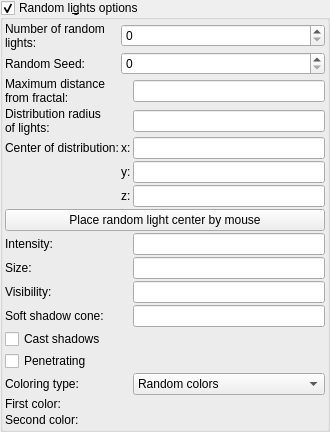
            <widget class="MyGroupBox" name="groupCheck_random_lights_group">
             <property name="toolTip">
              <string>&lt;html&gt;&lt;head/&gt;&lt;body&gt;&lt;p&gt;&lt;img src=":/tooltips/tooltips_images/random lights placement.png"/&gt;&lt;/p&gt;&lt;p&gt;&lt;span style=" font-weight:600;"&gt;Random seed: &lt;/span&gt;random seed for lights distribution &lt;/p&gt;&lt;p&gt;&lt;span style=" font-weight:600;"&gt;Maximum distance from the fractal: &lt;/span&gt;random lights are placed within this distance from the fractal surface &lt;/p&gt;&lt;p&gt;&lt;span style=" font-weight:600;"&gt;Centre of distribution X, Y, Z: &lt;/span&gt;the centre point for random light distribution. To set this point by mouse pointer, select &amp;quot;Set position of centre for random lights&amp;quot; in Mouse click function combo box in Mandelbulber Render Window &lt;/p&gt;&lt;p&gt;&lt;span style=" font-weight:600;"&gt;Distribution radius of lights: &lt;/span&gt;maximum distance from Centre of distribution where lights can be placed. The random lights appear in the region that matches the condition of being both within this radius and also within the maximum distance from fractal surface.&lt;/p&gt;&lt;p&gt;If this radius is too small to generate random lights, then the program will automatically increase this radius. &lt;/p&gt;&lt;/body&gt;&lt;/html&gt;</string>
             </property>
             <property name="title">
              <string>Random li&amp;ghts options</string>
             </property>
             <property name="checkable">
              <bool>true</bool>
             </property>
             <layout class="QVBoxLayout" name="verticalLayout_random_lights">
              <property name="spacing">
               <number>2</number>
              </property>
              <property name="leftMargin">
               <number>2</number>
              </property>
              <property name="topMargin">
               <number>2</number>
              </property>
              <property name="rightMargin">
               <number>2</number>
              </property>
              <property name="bottomMargin">
               <number>2</number>
              </property>
              <item>
               <layout class="QGridLayout" name="gridLayout_random_lights" columnstretch="0,0,0">
                <property name="spacing">
                 <number>2</number>
                </property>
                <item row="10" column="0">
                 <widget class="QLabel" name="label_random_lights_intensity_3">
                  <property name="text">
                   <string>Visibility:</string>
                  </property>
                 </widget>
                </item>
                <item row="4" column="0">
                 <widget class="QLabel" name="label_random_lights_center_of_distribution">
                  <property name="text">
                   <string>Center of distribution:</string>
                  </property>
                 </widget>
                </item>
                <item row="8" column="2">
                 <widget class="MyLineEdit" name="logedit_random_lights_intensity">
                  <property name="toolTip">
                   <string>&lt;html&gt;&lt;head/&gt;&lt;body&gt;&lt;p&gt;Per‑light brightness for auto‑generated random lights.&lt;/p&gt;&lt;p&gt;Does not depend on “Number of random lights” — adding more lights does not auto‑scale intensity. Increase for brighter illumination; very high values can cause overexposure. Adjust together with Visibility and Size for desired look.&lt;/p&gt;&lt;/body&gt;&lt;/html&gt;</string>
                  </property>
                 </widget>
                </item>
                <item row="2" column="2">
                 <widget class="MyLineEdit" name="logedit_random_lights_max_distance_from_fractal">
                  <property name="toolTip">
                   <string>&lt;html&gt;&lt;head/&gt;&lt;body&gt;&lt;p&gt;Maximum distance from the fractal surface used when placing auto-generated random lights. Only positions within this distance from the surface are accepted.&lt;/p&gt;&lt;p&gt;Lower values keep lights close to the surface; higher values allow them to float farther out. Very small values may slow placement or yield few/no lights. &lt;/p&gt;&lt;/body&gt;&lt;/html&gt;</string>
                  </property>
                 </widget>
                </item>
                <item row="8" column="0">
                 <widget class="QLabel" name="label_random_lights_intensity">
                  <property name="text">
                   <string>Intensity:</string>
                  </property>
                 </widget>
                </item>
                <item row="2" column="0">
                 <widget class="QLabel" name="label_random_lights_max_distance_from_fractal">
                  <property name="text">
                   <string>Maximum distance
from fractal:</string>
                  </property>
                 </widget>
                </item>
                <item row="14" column="0">
                 <widget class="QLabel" name="label_random_lights_intensity_5">
                  <property name="text">
                   <string>Coloring type:</string>
                  </property>
                 </widget>
                </item>
                <item row="5" column="2">
                 <widget class="MyLineEdit" name="vect3_random_lights_distribution_center_y">
                  <property name="sizePolicy">
                   <sizepolicy hsizetype="Minimum" vsizetype="Maximum">
                    <horstretch>0</horstretch>
                    <verstretch>0</verstretch>
                   </sizepolicy>
                  </property>
                  <property name="toolTip">
                   <string>&lt;html&gt;&lt;head/&gt;&lt;body&gt;&lt;p&gt;Center point (X/Y/Z) for placing auto-generated random lights. Lights are distributed around this point within the Distribution radius.&lt;/p&gt;&lt;p&gt;Use “Place random light center” to pick it with the mouse. Works together with “Maximum distance from fractal” to keep lights near the surface.&lt;/p&gt;&lt;/body&gt;&lt;/html&gt;</string>
                  </property>
                 </widget>
                </item>
                <item row="15" column="0">
                 <widget class="QLabel" name="label_random_lights_first_color">
                  <property name="text">
                   <string>First color:</string>
                  </property>
                 </widget>
                </item>
                <item row="9" column="0">
                 <widget class="QLabel" name="label_random_lights_intensity_2">
                  <property name="text">
                   <string>Size:</string>
                  </property>
                 </widget>
                </item>
                <item row="11" column="0">
                 <widget class="QLabel" name="label_random_lights_intensity_4">
                  <property name="text">
                   <string>Soft shadow cone:</string>
                  </property>
                 </widget>
                </item>
                <item row="1" column="0">
                 <widget class="QLabel" name="label_random_lights_random_seed">
                  <property name="text">
                   <string>Random Seed:</string>
                  </property>
                 </widget>
                </item>
                <item row="14" column="2">
                 <widget class="MyComboBox" name="comboBox_random_lights_coloring_type">
                  <property name="toolTip">
                   <string>&lt;html&gt;&lt;head/&gt;&lt;body&gt;&lt;p&gt;Choose how auto‑generated random lights are colored.&lt;/p&gt;&lt;p&gt;&lt;span style=" font-style:italic;"&gt;Random colors&lt;/span&gt; — each light gets a random color.&lt;/p&gt;&lt;p&gt;&lt;span style=" font-style:italic;"&gt;Single color&lt;/span&gt; — all lights use the First color.&lt;/p&gt;&lt;p&gt;&lt;span style=" font-style:italic;"&gt;Two colors&lt;/span&gt; — each light randomly uses the First or Second color.&lt;/p&gt;&lt;p&gt;&lt;span style=" font-style:italic;"&gt;Two colors based on distance&lt;/span&gt; — color blends between First and Second color based on the light’s distance to the fractal surface (closer → First, farther → Second).&lt;/p&gt;&lt;/body&gt;&lt;/html&gt;</string>
                  </property>
                  <item>
                   <property name="text">
                    <string>Random colors</string>
                   </property>
                  </item>
                  <item>
                   <property name="text">
                    <string>Single color</string>
                   </property>
                  </item>
                  <item>
                   <property name="text">
                    <string>Two colors</string>
                   </property>
                  </item>
                  <item>
                   <property name="text">
                    <string>Two colors based on distance</string>
                   </property>
                  </item>
                 </widget>
                </item>
                <item row="0" column="1" colspan="2">
                 <widget class="MySpinBox" name="spinboxInt_random_lights_number">
                  <property name="sizePolicy">
                   <sizepolicy hsizetype="Minimum" vsizetype="Maximum">
                    <horstretch>0</horstretch>
                    <verstretch>0</verstretch>
                   </sizepolicy>
                  </property>
                  <property name="toolTip">
                   <string>&lt;html&gt;&lt;head/&gt;&lt;body&gt;&lt;p&gt;Number of auto-generated random lights. &lt;/p&gt;&lt;p&gt;Lights are placed around the Center of distribution within the Distribution radius, constrained by Maximum distance from fractal, and initialized using the Random seed. &lt;/p&gt;&lt;p&gt;Higher values may slow rendering and clutter the scene.&lt;/p&gt;&lt;/body&gt;&lt;/html&gt;</string>
                  </property>
                  <property name="maximum">
                   <number>999999</number>
                  </property>
                 </widget>
                </item>
                <item row="1" column="1" colspan="2">
                 <widget class="MySpinBox" name="spinboxInt_random_lights_random_seed">
                  <property name="sizePolicy">
                   <sizepolicy hsizetype="Minimum" vsizetype="Maximum">
                    <horstretch>0</horstretch>
                    <verstretch>0</verstretch>
                   </sizepolicy>
                  </property>
                  <property name="toolTip">
                   <string>&lt;html&gt;&lt;head/&gt;&lt;body&gt;&lt;p&gt;Random seed for generating auto-created lights. With the same seed and settings, the random lights’ positions/colors are reproducible; change it to get a different arrangement.&lt;/p&gt;&lt;p&gt;Integer 0–999999. Does not change the number of lights, only their randomized outcome.&lt;/p&gt;&lt;/body&gt;&lt;/html&gt;</string>
                  </property>
                  <property name="maximum">
                   <number>999999</number>
                  </property>
                 </widget>
                </item>
                <item row="5" column="1">
                 <widget class="QLabel" name="label_distribution_y">
                  <property name="sizePolicy">
                   <sizepolicy hsizetype="Maximum" vsizetype="Preferred">
                    <horstretch>0</horstretch>
                    <verstretch>0</verstretch>
                   </sizepolicy>
                  </property>
                  <property name="text">
                   <string>y:</string>
                  </property>
                 </widget>
                </item>
                <item row="12" column="0" colspan="3">
                 <widget class="MyCheckBox" name="checkBox_random_lights_cast_shadows">
                  <property name="sizePolicy">
                   <sizepolicy hsizetype="Minimum" vsizetype="Maximum">
                    <horstretch>0</horstretch>
                    <verstretch>0</verstretch>
                   </sizepolicy>
                  </property>
                  <property name="toolTip">
                   <string>&lt;html&gt;&lt;head/&gt;&lt;body&gt;&lt;p&gt;Enable shadow casting for auto‑generated random lights.&lt;/p&gt;&lt;p&gt;When on, these lights occlude geometry and produce shadows. Turn off to use them as non‑shadowing fill lights and speed up rendering. For soft, blurry shadows, also enable “Calculate MC soft shadows” and adjust “Soft shadow cone”. Otherwise shadows are hard.&lt;/p&gt;&lt;/body&gt;&lt;/html&gt;</string>
                  </property>
                  <property name="text">
                   <string>Cast shadows</string>
                  </property>
                 </widget>
                </item>
                <item row="6" column="1">
                 <widget class="QLabel" name="label_distribution_z">
                  <property name="sizePolicy">
                   <sizepolicy hsizetype="Maximum" vsizetype="Preferred">
                    <horstretch>0</horstretch>
                    <verstretch>0</verstretch>
                   </sizepolicy>
                  </property>
                  <property name="text">
                   <string>z:</string>
                  </property>
                 </widget>
                </item>
                <item row="0" column="0">
                 <widget class="QLabel" name="label_random_lights_number">
                  <property name="text">
                   <string>Number of random
lights:</string>
                  </property>
                 </widget>
                </item>
                <item row="7" column="0" colspan="3">
                 <widget class="QPushButton" name="pushButton_place_random_lights_by_mouse">
                  <property name="sizePolicy">
                   <sizepolicy hsizetype="Minimum" vsizetype="Maximum">
                    <horstretch>0</horstretch>
                    <verstretch>0</verstretch>
                   </sizepolicy>
                  </property>
                  <property name="toolTip">
                   <string>&lt;html&gt;&lt;head/&gt;&lt;body&gt;&lt;p&gt;Pick the center for auto-generated random lights by clicking in the image.&lt;/p&gt;&lt;p&gt;Sets the mouse mode to “Place random light center”. On click, it also auto-sets Distribution radius to 50% and Maximum distance from fractal to 10% of the distance from the chosen center to the camera.&lt;/p&gt;&lt;/body&gt;&lt;/html&gt;</string>
                  </property>
                  <property name="text">
                   <string>Place random light center by mouse</string>
                  </property>
                 </widget>
                </item>
                <item row="16" column="0">
                 <widget class="QLabel" name="label_random_lights_second_color">
                  <property name="text">
                   <string>Second color:</string>
                  </property>
                 </widget>
                </item>
                <item row="3" column="2">
                 <widget class="MyLineEdit" name="logedit_random_lights_distribution_radius">
                  <property name="toolTip">
                   <string>&lt;html&gt;&lt;head/&gt;&lt;body&gt;&lt;p&gt;Radius of the area around the Center of distribution where auto-generated random lights are placed (±radius along X/Y/Z).&lt;/p&gt;&lt;p&gt;Increase to spread lights wider; decrease to cluster them near the center. Works with “Maximum distance from fractal” to keep lights near the surface. &lt;/p&gt;&lt;/body&gt;&lt;/html&gt;</string>
                  </property>
                 </widget>
                </item>
                <item row="4" column="2">
                 <widget class="MyLineEdit" name="vect3_random_lights_distribution_center_x">
                  <property name="sizePolicy">
                   <sizepolicy hsizetype="Minimum" vsizetype="Maximum">
                    <horstretch>0</horstretch>
                    <verstretch>0</verstretch>
                   </sizepolicy>
                  </property>
                  <property name="toolTip">
                   <string>&lt;html&gt;&lt;head/&gt;&lt;body&gt;&lt;p&gt;Center point (X/Y/Z) for placing auto-generated random lights. Lights are distributed around this point within the Distribution radius.&lt;/p&gt;&lt;p&gt;Use “Place random light center” to pick it with the mouse. Works together with “Maximum distance from fractal” to keep lights near the surface.&lt;/p&gt;&lt;/body&gt;&lt;/html&gt;</string>
                  </property>
                 </widget>
                </item>
                <item row="3" column="0">
                 <widget class="QLabel" name="label_random_lights_distribution_radius">
                  <property name="text">
                   <string>Distribution radius
of lights:</string>
                  </property>
                 </widget>
                </item>
                <item row="6" column="2">
                 <widget class="MyLineEdit" name="vect3_random_lights_distribution_center_z">
                  <property name="sizePolicy">
                   <sizepolicy hsizetype="Minimum" vsizetype="Maximum">
                    <horstretch>0</horstretch>
                    <verstretch>0</verstretch>
                   </sizepolicy>
                  </property>
                  <property name="toolTip">
                   <string>&lt;html&gt;&lt;head/&gt;&lt;body&gt;&lt;p&gt;Center point (X/Y/Z) for placing auto-generated random lights. Lights are distributed around this point within the Distribution radius.&lt;/p&gt;&lt;p&gt;Use “Place random light center” to pick it with the mouse. Works together with “Maximum distance from fractal” to keep lights near the surface.&lt;/p&gt;&lt;/body&gt;&lt;/html&gt;</string>
                  </property>
                 </widget>
                </item>
                <item row="4" column="1">
                 <widget class="QLabel" name="label_distribution_x">
                  <property name="sizePolicy">
                   <sizepolicy hsizetype="Maximum" vsizetype="Preferred">
                    <horstretch>0</horstretch>
                    <verstretch>0</verstretch>
                   </sizepolicy>
                  </property>
                  <property name="text">
                   <string>x:</string>
                  </property>
                 </widget>
                </item>
                <item row="11" column="2">
                 <widget class="MyLineEdit" name="logedit_random_lights_soft_shadow_cone">
                  <property name="toolTip">
                   <string>&lt;html&gt;&lt;head/&gt;&lt;body&gt;&lt;p&gt;Soft shadow cone angle for auto‑generated random lights (degrees).&lt;/p&gt;&lt;p&gt;Sets the angular radius used by Monte Carlo soft‑shadow sampling. 0 = hard, crisp shadows; higher values produce softer, blurrier shadows.&lt;/p&gt;&lt;p&gt;Effective when “Cast shadows” is on, and “Calculate MC soft shadows” is enabled.&lt;/p&gt;&lt;/body&gt;&lt;/html&gt;</string>
                  </property>
                 </widget>
                </item>
                <item row="13" column="0" colspan="3">
                 <widget class="MyCheckBox" name="checkBox_random_lights_penetrating">
                  <property name="sizePolicy">
                   <sizepolicy hsizetype="Minimum" vsizetype="Maximum">
                    <horstretch>0</horstretch>
                    <verstretch>0</verstretch>
                   </sizepolicy>
                  </property>
                  <property name="toolTip">
                   <string>&lt;html&gt;&lt;head/&gt;&lt;body&gt;&lt;p&gt;Allow auto‑generated random lights to penetrate geometry.&lt;/p&gt;&lt;p&gt;When enabled, these lights are partally blocked by objects and can illuminate through walls or inside cavities—useful as fill lights. For realistic, blocked lighting and shadows, turn this off.&lt;/p&gt;&lt;/body&gt;&lt;/html&gt;</string>
                  </property>
                  <property name="text">
                   <string>Penetrating</string>
                  </property>
                 </widget>
                </item>
                <item row="9" column="2">
                 <widget class="MyLineEdit" name="logedit_random_lights_size">
                  <property name="toolTip">
                   <string>&lt;html&gt;&lt;head/&gt;&lt;body&gt;&lt;p&gt;Emitter size (radius) of each auto‑generated random light.&lt;/p&gt;&lt;p&gt;Larger values behave more like area lights, producing softer shadows and broader highlights; smaller values approach point lights with sharper shadows. Very large sizes can flatten contrast.&lt;/p&gt;&lt;p&gt;Effective when “Random lights group” is enabled. Default: 0.1.&lt;/p&gt;&lt;/body&gt;&lt;/html&gt;</string>
                  </property>
                 </widget>
                </item>
                <item row="10" column="2">
                 <widget class="MyLineEdit" name="logedit_random_lights_visibility">
                  <property name="toolTip">
                   <string>&lt;html&gt;&lt;head/&gt;&lt;body&gt;&lt;p&gt;Brightness of the visible light source (glow/halo) for each auto‑generated random light.&lt;/p&gt;&lt;p&gt;Affects only how strongly the emitter itself is drawn on screen; it does not change scene illumination (use “Intensity” for that). Works together with “Size” to define the halo’s radius. Not used for directional lights.&lt;/p&gt;&lt;p&gt;Higher values make brighter, more noticeable bulbs.&lt;/p&gt;&lt;/body&gt;&lt;/html&gt;</string>
                  </property>
                 </widget>
                </item>
                <item row="16" column="2">
                 <widget class="MyColorButton" name="colorButton_random_lights_color_2" native="true">
                  <property name="text" stdset="0">
                   <string>PushButton</string>
                  </property>
                 </widget>
                </item>
                <item row="15" column="2">
                 <widget class="MyColorButton" name="colorButton_random_lights_color" native="true">
                  <property name="text" stdset="0">
                   <string>PushButton</string>
                  </property>
                 </widget>
                </item>
               </layout>
              </item>
             </layout>
            </widget>
